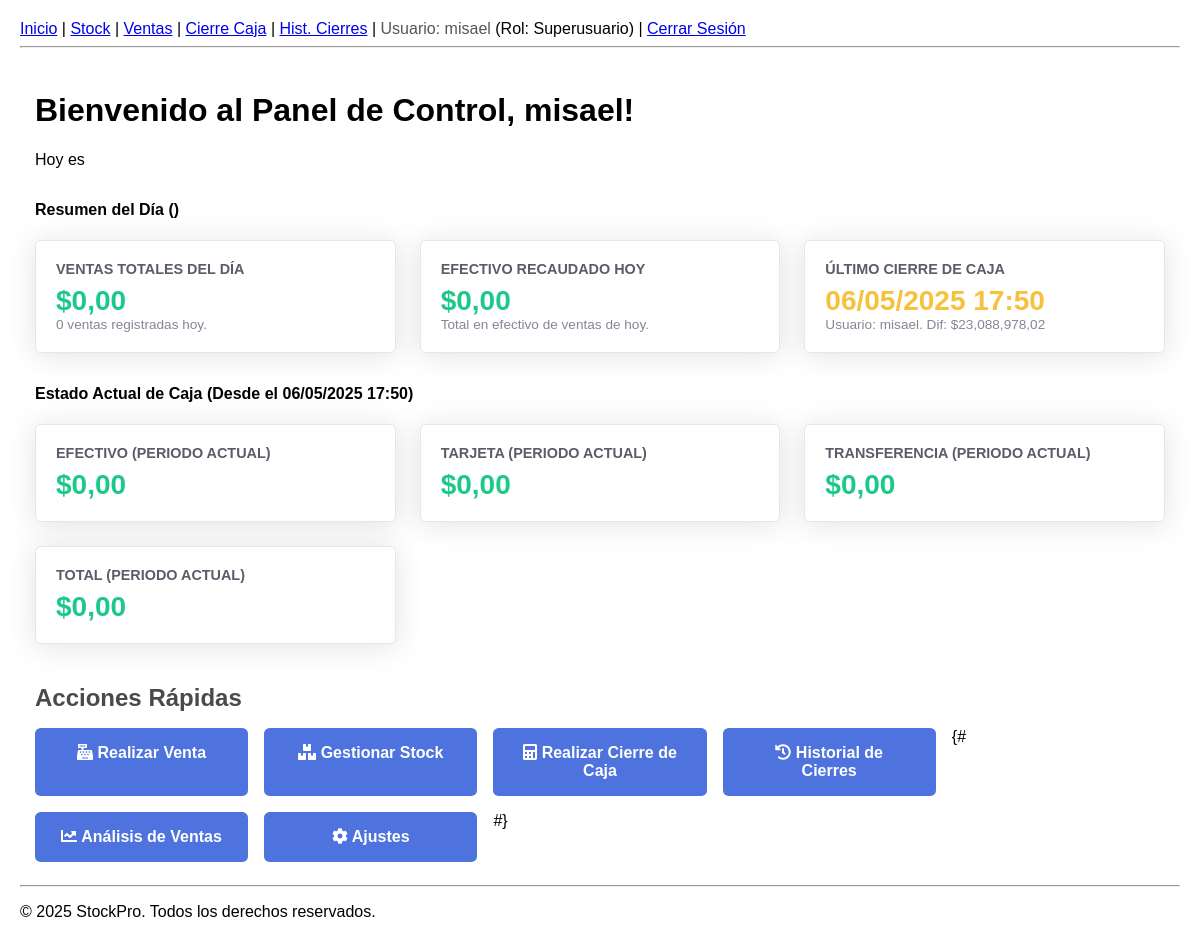
Before: / (signed in) with the older database file.
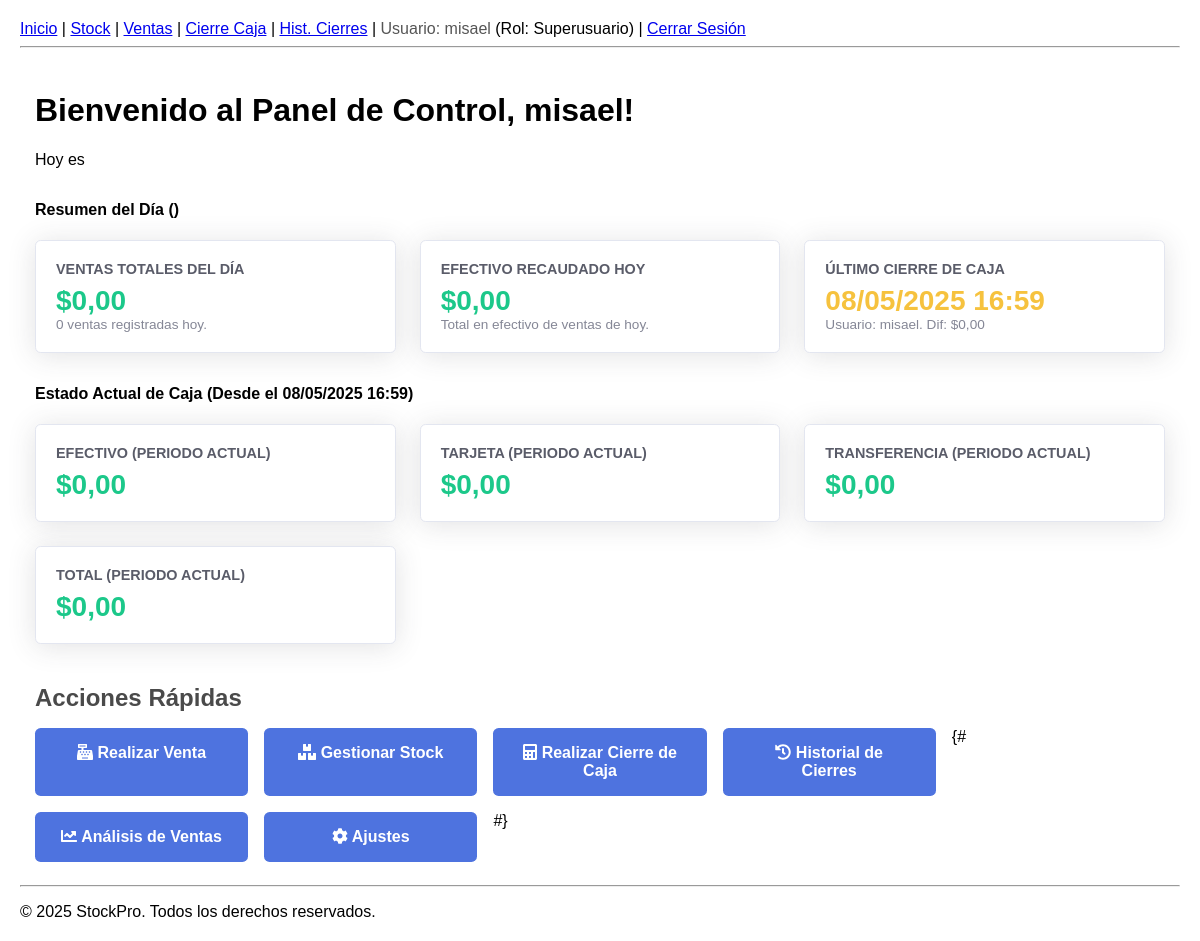
After: the same page with the newer database file.
### applications/closures/models.py (models this page shows, shortened)
class CashClosure(models.Model):
    closing_time = models.DateTimeField(default=timezone.now, verbose_name="Fecha y Hora de Cierre")
    user = models.ForeignKey(
        settings.AUTH_USER_MODEL,
        on_delete=models.SET_NULL, # O models.PROTECT si no quieres que se borren cierres si se borra el usuario
        null=True, # Permitir nulo si el usuario es borrado y se eligió SET_NULL
        verbose_name="Usuario que Cierra"
    )
    opening_time = models.DateTimeField(verbose_name="Fecha y Hora de Apertura del Período")
    closing_time = models.DateTimeField(default=timezone.now, verbose_name="Fecha y Hora de Cierre")
    user = models.ForeignKey(
        settings.AUTH_USER_MODEL,
        on_delete=models.SET_NULL,
        null=True,
        verbose_name="Usuario que Cierra"
    )
    expected_cash = models.DecimalField(max_digits=12, decimal_places=2, default=Decimal('0.00'), verbose_name="Efectivo Esperado (Sistema)")
    total_card_sales = models.DecimalField(max_digits=12, decimal_places=2, default=Decimal('0.00'), verbose_name="Total Ventas Tarjeta")
    total_transfer_sales = models.DecimalField(max_digits=12, decimal_places=2, default=Decimal('0.00'), verbose_name="Total Ventas Transferencia")
    grand_total_sales = models.DecimalField(max_digits=12, decimal_places=2, default=Decimal('0.00'), verbose_name="Total General de Ventas (Calculado)")
    total_sales_count = models.PositiveIntegerField(default=0, verbose_name="Cantidad Total de Ventas")
    counted_cash = models.DecimalField(max_digits=12, decimal_places=2, verbose_name="Efectivo Contado en Caja")
    cash_difference = models.DecimalField(max_digits=12, decimal_places=2, default=Decimal('0.00'), verbose_name="Diferencia de Efectivo")
    notes = models.TextField(blank=True, null=True, verbose_name="Notas / Observaciones")
    class Meta:
        verbose_name = "Cierre de Caja"
        verbose_name_plural = "Cierres de Caja"
        ordering = ['-closing_time']

### applications/dashboard/views.py (the view)
# urls.py: path('', views.dashboard_view, name='home'),
@login_required
def dashboard_view(request):
    current_datetime = timezone.now()
    start_of_today = timezone.make_aware(
        timezone.datetime.combine(current_datetime.date(), time.min),
        timezone.get_current_timezone()
    )
    end_of_today = timezone.make_aware(
        timezone.datetime.combine(current_datetime.date(), time.max),
        timezone.get_current_timezone()
    )
    sales_today_qs = Sale.objects.filter(sale_date__gte=start_of_today, sale_date__lte=end_of_today)
    total_sales_amount_today = sales_today_qs.aggregate(total=Sum('total_amount'))['total'] or Decimal('0.00')
    sales_count_today = sales_today_qs.count()
    last_closure = CashClosure.objects.order_by('-closing_time').first()
    active_cash_sales = sales_today_qs.filter(payment_method='cash').aggregate(total=Sum('total_amount'))['total'] or Decimal('0.00')
    if last_closure:
        current_period_start_time = last_closure.closing_time
    else:
        first_sale_ever = Sale.objects.order_by('sale_date').first()
        current_period_start_time = first_sale_ever.sale_date if first_sale_ever else current_datetime
    sales_since_last_closure = Sale.objects.filter(
        sale_date__gt=current_period_start_time, # Mayor que el último cierre
        sale_date__lte=current_datetime         # Hasta ahora
    )
    cash_since_last_closure = sales_since_last_closure.filter(payment_method='cash').aggregate(total=Sum('total_amount'))['total'] or Decimal('0.00')
    card_since_last_closure = sales_since_last_closure.filter(payment_method='card').aggregate(total=Sum('total_amount'))['total'] or Decimal('0.00')
    transfer_since_last_closure = sales_since_last_closure.filter(payment_method='transfer').aggregate(total=Sum('total_amount'))['total'] or Decimal('0.00')
    total_since_last_closure = cash_since_last_closure + card_since_last_closure + transfer_since_last_closure
    context = {
        'title': 'Panel de Control',
        'total_sales_amount_today': total_sales_amount_today,
        'sales_count_today': sales_count_today,
        'last_closure': last_closure, # Pasamos el objeto completo
        'cash_since_last_closure': cash_since_last_closure,
        'card_since_last_closure': card_since_last_closure,
        'transfer_since_last_closure': transfer_since_last_closure,
        'total_since_last_closure': total_since_last_closure,
        'current_period_start_time' : current_period_start_time,
        'active_cash_sales': active_cash_sales, # Efectivo del día
    }
    return render(request, 'dashboard/home.html', context)

### applications/dashboard/templates/dashboard/home.html (shortened to what this page needs)
{% extends 'base.html' %}
{% load humanize %}
{% block content %}
<div class="container-fluid mt-4">
    <div class="dashboard-header">
        <h1 class="h3 mb-0 text-gray-800">Bienvenido al Panel de Control, {{ request.user.username }}!</h1>
        <p class="text-muted">Hoy es {{ "now"|date:"l, d \d\e F \d\e Y" }}</p>
    </div>
    <h4>Resumen del Día ({{ "now"|date:"d/m/Y" }})</h4>
    <div class="dashboard-cards">
        <div class="card">
            <div class="card-title">Ventas Totales del Día</div>
            <div class="card-metric sales">${{ total_sales_amount_today|floatformat:2|intcomma }}</div>
            <div class="card-text">{{ sales_count_today }} venta{{ sales_count_today|pluralize }} registrada{{ sales_count_today|pluralize }} hoy.</div>
        </div>
        <div class="card">
            <div class="card-title">Efectivo Recaudado Hoy</div>
            <div class="card-metric sales">${{ active_cash_sales|floatformat:2|intcomma }}</div>
            <div class="card-text">Total en efectivo de ventas de hoy.</div>
        </div>
        <div class="card">
            <div class="card-title">Último Cierre de Caja</div>
            {% if last_closure %}
                <div class="card-metric closures">{{ last_closure.closing_time|date:"d/m/Y H:i" }}</div>
                <div class="card-text">Usuario: {{ last_closure.user.username|default:"N/A" }}. Dif: ${{ last_closure.cash_difference|floatformat:2|intcomma }}</div>
            {% else %}
                <div class="card-text">No hay cierres registrados.</div>
            {% endif %}
        </div>
    </div>
    <h4>Estado Actual de Caja (Desde el {{ current_period_start_time|date:"d/m/Y H:i" }})</h4>
     <div class="dashboard-cards">
        <div class="card">
            <div class="card-title">Efectivo (Periodo Actual)</div>
            <div class="card-metric sales">${{ cash_since_last_closure|floatformat:2|intcomma }}</div>
        </div>
        <div class="card">
            <div class="card-title">Tarjeta (Periodo Actual)</div>
            <div class="card-metric sales">${{ card_since_last_closure|floatformat:2|intcomma }}</div>
        </div>
         <div class="card">
            <div class="card-title">Transferencia (Periodo Actual)</div>
            <div class="card-metric sales">${{ transfer_since_last_closure|floatformat:2|intcomma }}</div>
        </div>
        <div class="card">
            <div class="card-title">Total (Periodo Actual)</div>
            <div class="card-metric sales">${{ total_since_last_closure|floatformat:2|intcomma }}</div>
        </div>
    </div>
    <h3 class="quick-actions-title">Acciones Rápidas</h3>
    <div class="quick-actions">
        <a href="{% url 'sales:pos_view' %}" class="action-button">
            <i class="fas fa-cash-register"></i> Realizar Venta
        </a>
        <a href="{% url 'stock:product_list_create' %}" class="action-button">
            <i class="fas fa-boxes"></i> Gestionar Stock
        </a>
        <a href="{% url 'closures:perform_closure' %}" class="action-button">
            <i class="fas fa-calculator"></i> Realizar Cierre de Caja
        </a>
        <a href="{% url 'closures:closure_history' %}" class="action-button">
            <i class="fas fa-history"></i> Historial de Cierres
        </a>
        {#
        <a href="" class="action-button">
            <i class="fas fa-chart-line"></i> Análisis de Ventas
        </a>
        <a href="#" class="action-button">
            <i class="fas fa-cog"></i> Ajustes
        </a>
        #}
    </div>
</div>
{% endblock %}

Changed rows visible on the page:
removed CashClosure: closing_time "06/05/2025 17:50", user.username "misael", cash_difference "23,088,978,02"
added CashClosure: closing_time "08/05/2025 16:59", user.username "misael", cash_difference "0,00"
